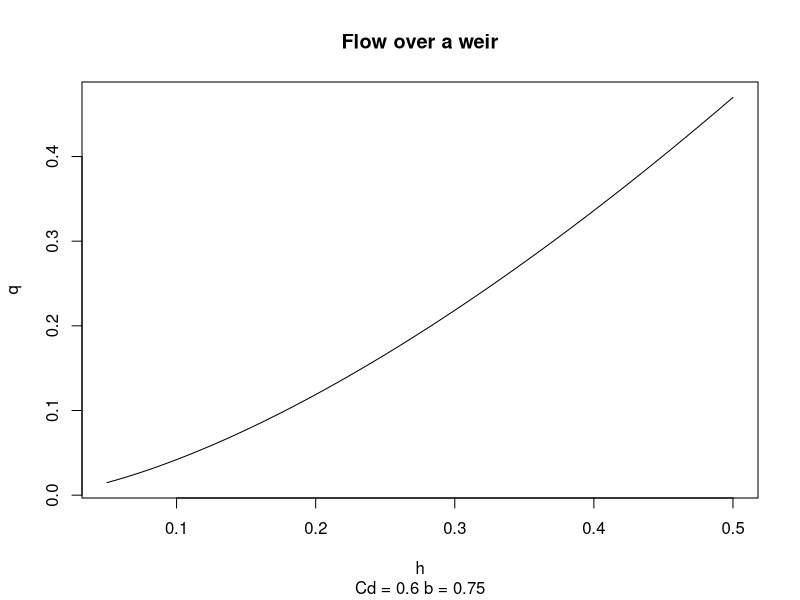

This chart was generated by the following R code:
## R4H2O: Data Science for Water Professionals
## Quiz 1: Channel flow

## Constants
Cd <- 0.6 # approximation
g <- 9.81

## Measurements
b <- 0.75 # Width


## Question 1
h <- 100 / 1000 # Height in m
q <- (2/3) * Cd * sqrt(2 * 9.81) * b * h^(3/2)  # m3 / s
q

## Question 2
h <- c(150, 136, 75) / 1000 # Create a vector
q <- (2/3) * Cd * sqrt(2 * 9.81 * b * h^(3/2)) # Same as before
mean(q) * 1000 # Convert to l/s

## Question 3
# Try the options
(2/3) * Cd * sqrt(2 * 9.81) * b * (0.05:0.50)^(3/2)
(2/3) * Cd * sqrt(2 * 9.81) * b * ((50:500)/1000)^(3/2)

h <- (50:500) / 1000 # Create a vector
q <- (2/3) * Cd * sqrt(2 * 9.81) * b * h^(3/2) # Same as before
q

plot(h, q, type = "l", 
     main = "Flow over a weir", 
     sub = paste("Cd =", Cd, "b =", b))
